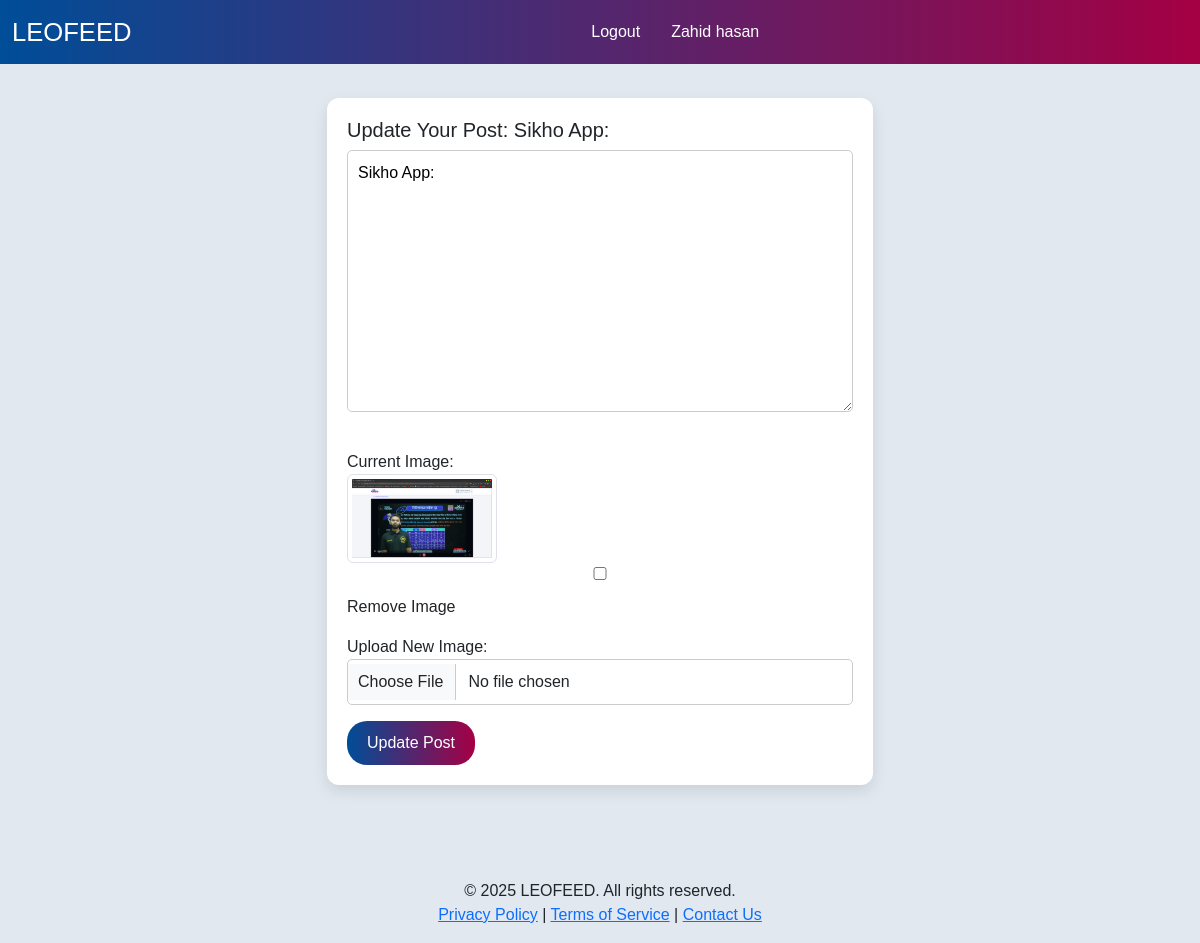
Page /status-update/3/ (signed in) on the committed database.
### app_post/models.py (models this page shows, shortened)
class Post(models.Model):
    user = models.ForeignKey(User, on_delete=models.CASCADE)
    post_content = models.TextField(blank=True, null=True)
    post_image = models.ImageField(
        upload_to="posts/image/", blank=True, null=True)
    created_at = models.DateTimeField(auto_now_add=True)
    updated_at = models.DateTimeField(auto_now=True)

### app_post/views.py (the view, shortened to what this page needs)
# urls.py: path('status-update/<int:id>/', views.post_update, name='post_update'),
@login_required
def post_update(request, id):
    post = get_object_or_404(Post, id=id)
    if post.user != request.user:
        messages.error(
            request, "You do not have permission to edit this post.")
        return redirect('home')
    form = PostForm(instance=post)
    context = {'form': form, 'post': post}
    return render(request, 'app_post/post_update.html', context)

### app_post/forms.py (shortened to what this page needs)
class PostForm(forms.ModelForm):
    class Meta:
        model = Post
        fields = ['post_content', 'post_image']

### templates/app_post/post_update.html (shortened to what this page needs)
{% extends 'layout.html' %}
{% load static %}
{% block content %}
<div class="container my-5">
    <div class="row">
        <div class="col-md-3">
        </div>
        <div class="col-md-6">
            <div class="post-form">
                <h5>Update Your Post: {{ post.post_content|truncatechars:15 }}</h5>
                <form id="postForm" action="{% url 'post_update' post.id %}" method="POST" enctype="multipart/form-data">
                    <div class="mb-3">
                        {{ form.post_content }}
                    </div>
                    <div class="mb-3">
                        <label>Current Image:</label><br>
                        {% if post.post_image %}
                        <img src="{{ post.post_image.url }}" alt="Post Image" class="img-thumbnail" width="150">
                        <div>
                            <input type="checkbox" name="remove_image" id="removeImage">
                            <label for="removeImage">Remove Image</label>
                        </div>
                        {% else %}
                        <p>No image uploaded</p>
                        {% endif %}
                    </div>
                    <div class="mb-3">
                        <label for="postImage">Upload New Image:</label>
                        <input type="file" class="form-control" name="post_image" id="postImage" accept="image/*">
                    </div>
                    <button type="submit" class="btn btn-primary">Update Post</button>
                </form>
            </div>
        </div>
    </div>
</div>
{% endblock content %}

### templates/layout.html (shortened to what this page needs)
<!DOCTYPE html>
<html lang="en">
{% load static %}
<head>
    <link href="https://cdn.jsdelivr.net/npm/bootstrap@5.3.0-alpha1/dist/css/bootstrap.min.css" rel="stylesheet">
    <link rel="stylesheet" href="https://cdnjs.cloudflare.com/ajax/libs/font-awesome/6.0.0-beta3/css/all.min.css">
    <link rel="stylesheet" href="{% static 'css/style.css' %}">
</head>
<body>
    <nav class="navbar navbar-expand-lg">
        <div class="container-fluid">
            <a class="navbar-brand" href="{% url 'home' %}">LEOFEED</a>
            <div class="collapse navbar-collapse" id="navbarNav">
                <ul class="navbar-nav ms-auto">
                    {% if request.user.is_authenticated %}
                    <li class="nav-item">
                        <a class="nav-link" href="{% url 'user_logout' %}">Logout</a>
                    <li class="nav-item">
                        <a class="nav-link" href="{% url 'user_profile' request.user.username %}">{{request.user.first_name|capfirst}}</a>
                    </li>
                    </li>
                    {% endif %}
                </ul>
            </div>
        </div>
    </nav>
    {% block content %}
    {% endblock content %}
    <footer class="footer mt-5 py-3 text-center">
        <div class="container">
            <p class="mb-0">© 2025 LEOFEED. All rights reserved.</p>
            <p class="mb-0">
                <a href="#">Privacy Policy</a> |
                <a href="#">Terms of Service</a> |
                <a href="#">Contact Us</a>
            </p>
        </div>
    </footer>
</body>
</html>

### static/css/style.css (style rules this page uses)
body { font-family: 'ubuntu', sans-serif; background: #e1e8f0; padding-top: 50px; }
.navbar { background: linear-gradient(90deg, #004D98, #A50044); color: white; position: fixed; top: 0; left: 0; right: 0; z-index: 1000; padding: 8px 0; }
.navbar-brand { font-size: 1.6rem; color: white; }
.navbar-nav .nav-link { color: white; margin-left: 15px; }
.form-control { width: 250px; }
.post-form { background: white; border-radius: 12px; padding: 20px; box-shadow: 0 6px 15px rgba(0, 0, 0, 0.1); margin-bottom: 30px; }
.post-form input, .post-form textarea { width: 100%; padding: 10px; border-radius: 5px; border: 1px solid #ccc; margin-bottom: 15px; }
.post-form button { background: linear-gradient(90deg, #004D98, #A50044); color: white; border: none; padding: 10px 20px; border-radius: 20px; transition: all 0.3s ease; }

### rows in the picture
Post: post_content "Sikho App:", post_image (picture)

### other values in the picture
{{ request.user.first_name|capfirst }} "Zahid hasan"
